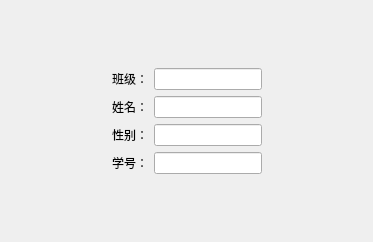
<?xml version="1.0" encoding="UTF-8"?>
<ui version="4.0">
 <class>MyTestClass</class>
 <widget class="QWidget" name="MyTestClass">
  <property name="geometry">
   <rect>
    <x>0</x>
    <y>0</y>
    <width>373</width>
    <height>242</height>
   </rect>
  </property>
  <property name="windowTitle">
   <string>MyTest</string>
  </property>
  <layout class="QGridLayout" name="gridLayout">
   <item row="1" column="0">
    <widget class="QWidget" name="widget" native="true">
     <layout class="QVBoxLayout" name="verticalLayout">
      <item>
       <layout class="QHBoxLayout" name="horizontalLayout">
        <item>
         <spacer name="horizontalSpacer">
          <property name="orientation">
           <enum>Qt::Horizontal</enum>
          </property>
          <property name="sizeHint" stdset="0">
           <size>
            <width>40</width>
            <height>20</height>
           </size>
          </property>
         </spacer>
        </item>
        <item>
         <widget class="QLabel" name="label">
          <property name="text">
           <string>班级：</string>
          </property>
         </widget>
        </item>
        <item>
         <widget class="QLineEdit" name="class_lineEdit"/>
        </item>
        <item>
         <spacer name="horizontalSpacer_2">
          <property name="orientation">
           <enum>Qt::Horizontal</enum>
          </property>
          <property name="sizeHint" stdset="0">
           <size>
            <width>40</width>
            <height>20</height>
           </size>
          </property>
         </spacer>
        </item>
       </layout>
      </item>
      <item>
       <layout class="QHBoxLayout" name="horizontalLayout_2">
        <item>
         <spacer name="horizontalSpacer_3">
          <property name="orientation">
           <enum>Qt::Horizontal</enum>
          </property>
          <property name="sizeHint" stdset="0">
           <size>
            <width>40</width>
            <height>20</height>
           </size>
          </property>
         </spacer>
        </item>
        <item>
         <widget class="QLabel" name="label_2">
          <property name="text">
           <string>姓名：</string>
          </property>
         </widget>
        </item>
        <item>
         <widget class="QLineEdit" name="name_lineEdit"/>
        </item>
        <item>
         <spacer name="horizontalSpacer_4">
          <property name="orientation">
           <enum>Qt::Horizontal</enum>
          </property>
          <property name="sizeHint" stdset="0">
           <size>
            <width>40</width>
            <height>20</height>
           </size>
          </property>
         </spacer>
        </item>
       </layout>
      </item>
      <item>
       <layout class="QHBoxLayout" name="horizontalLayout_3">
        <item>
         <spacer name="horizontalSpacer_5">
          <property name="orientation">
           <enum>Qt::Horizontal</enum>
          </property>
          <property name="sizeHint" stdset="0">
           <size>
            <width>40</width>
            <height>20</height>
           </size>
          </property>
         </spacer>
        </item>
        <item>
         <widget class="QLabel" name="label_3">
          <property name="text">
           <string>性别：</string>
          </property>
         </widget>
        </item>
        <item>
         <widget class="QLineEdit" name="sex_lineEdit"/>
        </item>
        <item>
         <spacer name="horizontalSpacer_6">
          <property name="orientation">
           <enum>Qt::Horizontal</enum>
          </property>
          <property name="sizeHint" stdset="0">
           <size>
            <width>40</width>
            <height>20</height>
           </size>
          </property>
         </spacer>
        </item>
       </layout>
      </item>
      <item>
       <layout class="QHBoxLayout" name="horizontalLayout_4">
        <item>
         <spacer name="horizontalSpacer_7">
          <property name="orientation">
           <enum>Qt::Horizontal</enum>
          </property>
          <property name="sizeHint" stdset="0">
           <size>
            <width>40</width>
            <height>20</height>
           </size>
          </property>
         </spacer>
        </item>
        <item>
         <widget class="QLabel" name="label_4">
          <property name="text">
           <string>学号：</string>
          </property>
         </widget>
        </item>
        <item>
         <widget class="QLineEdit" name="no_lineEdit"/>
        </item>
        <item>
         <spacer name="horizontalSpacer_8">
          <property name="orientation">
           <enum>Qt::Horizontal</enum>
          </property>
          <property name="sizeHint" stdset="0">
           <size>
            <width>40</width>
            <height>20</height>
           </size>
          </property>
         </spacer>
        </item>
       </layout>
      </item>
     </layout>
    </widget>
   </item>
   <item row="2" column="0">
    <spacer name="verticalSpacer">
     <property name="orientation">
      <enum>Qt::Vertical</enum>
     </property>
     <property name="sizeHint" stdset="0">
      <size>
       <width>20</width>
       <height>40</height>
      </size>
     </property>
    </spacer>
   </item>
   <item row="0" column="0">
    <spacer name="verticalSpacer_2">
     <property name="orientation">
      <enum>Qt::Vertical</enum>
     </property>
     <property name="sizeHint" stdset="0">
      <size>
       <width>20</width>
       <height>40</height>
      </size>
     </property>
    </spacer>
   </item>
  </layout>
 </widget>
 <layoutdefault spacing="6" margin="11"/>
 <resources>
  <include location="mytest.qrc"/>
 </resources>
 <connections/>
</ui>
